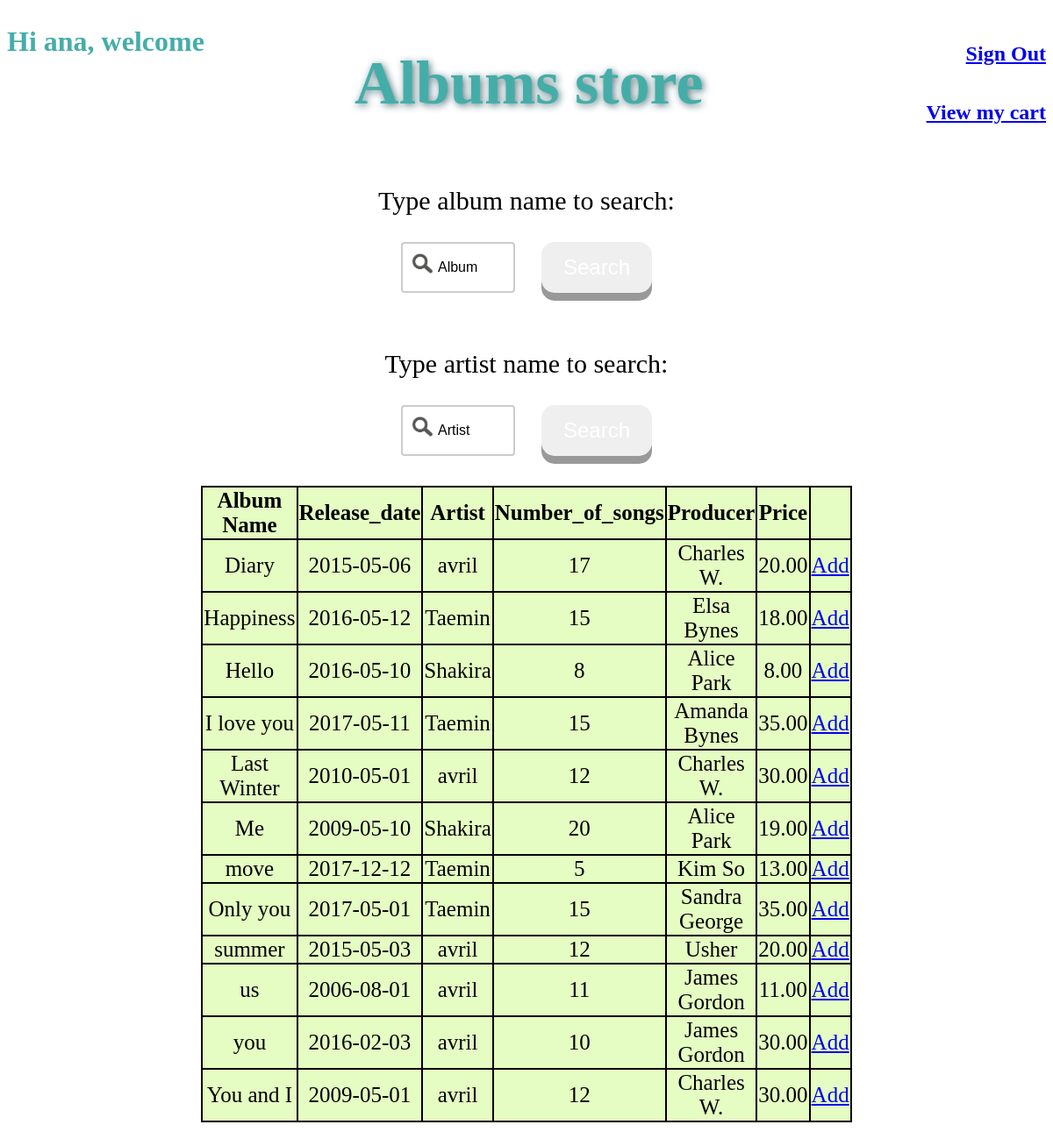
The page /projects/music-store/user.php (signed in) on the database its author committed.
### tables this page shows
CREATE TABLE `album` (
  `Name` varchar(40) NOT NULL,
  `Release_date` date NOT NULL,
  `Artist` varchar(20) NOT NULL,
  `Number_of_songs` int(11) NOT NULL,
  `Producer` varchar(40) NOT NULL,
  `Price` float(5,2) DEFAULT NULL
);

### projects/music-store/user.php (the view, shortened to what this page needs)
<?php
	include("session.php");
	if(isset($_GET["keyword"])&&($_GET["keyword"]!="")){
	  $sql_query = "SELECT * FROM `album` WHERE `Name` LIKE '%".$_GET["keyword"]."%'";
	}
	else if (isset($_GET["keyword2"])&&($_GET["keyword2"]!="")){
		$sql_query = "SELECT * FROM `album` WHERE `Artist` LIKE '%".$_GET["keyword2"]."%'";
	}
	else{
	  $sql_query = "SELECT * FROM `album`";
	}
    $result = mysqli_query($conn,$sql_query);
?>
<html>
<head>
<link rel="stylesheet" type="text/css" href="style.css">
</head>
<body>
<div id="header">
	<h1 id="welcome-text">Hi <?php echo $_SESSION['login_user']; ?>, welcome</h1>
	<h1 id="main-title">Albums store</h1>
<div id="subheader">
	<h2 id="logout"><a href = "logout.php">Sign Out</a></h2>
	<h2 id="cart"><a href = "cart.php"> View my cart</a></h2>
</div>
</div>
<p class="search">Type album name to search:</p>
              <form name="form1" method="get" action="user.php">
                <div class="search-section">
                  <input class="search-text" name="keyword" type="text" id="keyword" value="Album" size="12" onClick="this.value='';"><br><br>
                  <input type="submit" value="Search" class="button">
                </div>
              </form>
<br>
<p class="search">Type artist name to search:</p>
              <form name="form2" method="get" action="user.php">
                <div class="search-section" >
                  <input class="search-text" name="keyword2" type="text" id="keyword2" value="Artist" size="12" onClick="this.value='';"><br><br>
                  <input  type="submit" value="Search" class="button">
                </div>
              </form>
<br>
<table align="center" width="60%">
  <tr>
    <th> Album Name </th>
    <th> Release_date </th>
    <th> Artist </th>
    <th> Number_of_songs </th>
    <th> Producer </th>
    <th> Price </th>
	<th>  </th>
<?php
	while($row_result=mysqli_fetch_assoc($result)){
		echo "<tr>";
		echo "<td>".$row_result["Name"]."</td>";
		echo "<td>".$row_result["Release_date"]."</td>";
		echo "<td>".$row_result["Artist"]."</td>";
		echo "<td>".$row_result["Number_of_songs"]."</td>";
		echo "<td>".$row_result["Producer"]."</td>";
		echo "<td>".$row_result["Price"]."</td>";
		echo "<td><a href='?action=add&id=".$row_result["Name"]."' onClick=\"return addsure();\"> Add </a></td>";
		echo "</tr>";
	}
?>
</table> <br><br><br>
</body>
</html>

### projects/music-store/style.css (style rules this page uses)
body { background-color: white; text-align: center; }
#header { display: flex; flex-direction: row; justify-content: space-between; }
#subheader { display: flex; flex-direction: column; justify-content: center; }
#main-title { font-size: 70px; color: #45ADA8; text-shadow: 2px 2px 8px #547980; padding-right: 7%; }
#logout { align-self: flex-end; }
#cart { align-self: flex-end; }
#welcome-text { color: #45ADA8; text-align: left; }
.search { font-size: 30px; }
.search-text { width: 130px; box-sizing: border-box; border: 2px solid #ccc; border-radius: 4px; font-size: 16px; background-color: white; background-image: url('search.png'); background-position: 10px 10px; background-size: 25px; background-repeat: no-repeat; padding: 12px 20px 12px 40px; transition: width 0.4s ease-in-out; }
.button { display: inline-block; padding: 15px 25px; margin-left: 30px; font-size: 24px; cursor: pointer; text-align: center; text-decoration: none; outline: none; color: #fff; background-color: # 594F4F ; border: none; border-radius: 15px; box-shadow: 0 9px #999; }
.search-section { display: flex; justify-content: center; }
table, th, td { border-collapse: collapse; border: 2px solid black; text-align: center; background-color: #E5FCC2 ; font-size: 25px; }

### rows shown on the page
album: Name "Diary", Release_date "2015-05-06", Artist "avril", Number_of_songs "17", Producer "Charles W.", Price "20.00"
album: Name "Happiness", Release_date "2016-05-12", Artist "Taemin", Number_of_songs "15", Producer "Elsa Bynes", Price "18.00"
album: Name "Hello", Release_date "2016-05-10", Artist "Shakira", Number_of_songs "8", Producer "Alice Park", Price "8.00"
album: Name "I love you", Release_date "2017-05-11", Artist "Taemin", Number_of_songs "15", Producer "Amanda Bynes", Price "35.00"
album: Name "Last Winter", Release_date "2010-05-01", Artist "avril", Number_of_songs "12", Producer "Charles W.", Price "30.00"
album: Name "Me", Release_date "2009-05-10", Artist "Shakira", Number_of_songs "20", Producer "Alice Park", Price "19.00"
album: Name "move", Release_date "2017-12-12", Artist "Taemin", Number_of_songs "5", Producer "Kim So", Price "13.00"
album: Name "Only you", Release_date "2017-05-01", Artist "Taemin", Number_of_songs "15", Producer "Sandra George", Price "35.00"
album: Name "summer", Release_date "2015-05-03", Artist "avril", Number_of_songs "12", Producer "Usher", Price "20.00"
album: Name "us", Release_date "2006-08-01", Artist "avril", Number_of_songs "11", Producer "James Gordon", Price "11.00"
album: Name "you", Release_date "2016-02-03", Artist "avril", Number_of_songs "10", Producer "James Gordon", Price "30.00"
album: Name "You and I", Release_date "2009-05-01", Artist "avril", Number_of_songs "12", Producer "Charles W.", Price "30.00"

### other values the page prints
$_SESSION['login_user'] "ana"
